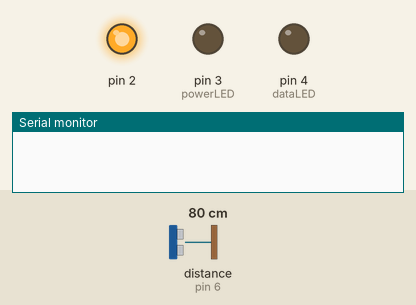
Bench run of a sketch on a simulated Arduino Leonardo, built with avr-gcc and run on an emulated ATmega32U4. Shown: output pins drawn as LEDs (lit = HIGH), the last lines printed to the serial monitor. Wiring (inferred from the names in the program): ultrasonic range finder: trigger pin 5; echo pin 6. The test bench sets the inputs (shaded band); at power-on: distance to the obstacle (sensor on pin 6) 80 cm. The echo pulse lasts 58.3 µs per cm; the modem accepts every AT command (registered, SIM ready, sends succeed) and sends nothing else; pins used as bus, display or sensor lines are not drawn.

Above: at 1.1 s.
At 6.1 s:
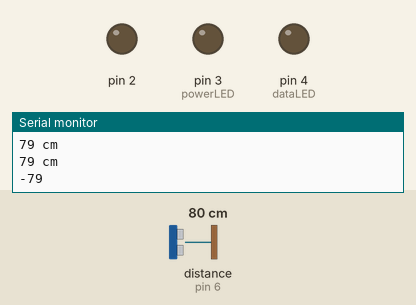
At 91.1 s:
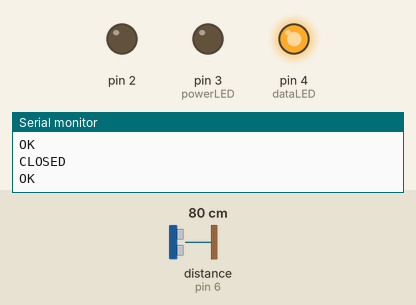
Timing chart, 0 to 93.6 s (numbered marks = the images above):
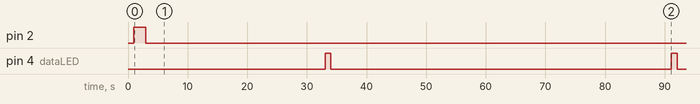

Measured:
- by itself, pin 4 (dataLED): alternates HIGH for 1.0 s and LOW for 57.0 s

The sketch:

sensorSketch.ino
```cpp
#include <LiquidCrystal.h>

#define softPower 2
#define floodTrig 5
#define floodEcho 6
#define sensorRain 7
#define powerLED 3
#define dataLED 4

unsigned char buffer[64];
int count=0;
String response="";
int incomingByte = 0;
String serverNumber;
long sensorValue = 0;
boolean rainValue = 0;
String passphrase = "";
String telemetryType = "tm";
String statusType = "st";
String commandType = "cm";
int count1= 0;
String floodData = " ";
String rainData = " ";
long originalHeight = 0;
//TeamSpeak
byte server[]  = { 184, 106, 153, 149 }; // IP Address for the ThingSpeak API
String writeAPIKey = "PDK34R7M5G3LYX4Z";    // Write API Key for a ThingSpeak Channel
const int updateInterval = 30000;        // Time interval in milliseconds to update ThingSpeak


void setup()
{
 powerUp();
 Serial1.begin(19200);
 Serial.begin(19200);
 pinMode(floodTrig,OUTPUT);
  pinMode(floodEcho, INPUT);
pinMode(powerLED, OUTPUT);
pinMode(dataLED, OUTPUT);

}
void loop()
{
  digitalWrite(13, HIGH);
  if (Serial1.available())
 {
   while(Serial1.available())
   {
     buffer[count++]=Serial1.read();
     if(count == 64)break;
 }
   Serial.write(buffer,count);
   clearBufferArray();
   count = 0;
 }
 if (Serial.available())
   Serial1.write(Serial.read());

sensorValue = originalHeight - getSensorData();
rainValue = getRainStatus();
floodData = String(sensorValue, DEC);
rainData  = String(rainValue, DEC);
Serial.println(floodData);

connectGPRS();
sendToThingSpeak("1=" + rainData + "&2=" + floodData);
digitalWrite(dataLED,HIGH);
delay(1000);
digitalWrite(dataLED,LOW);
delay(30000);

}
void clearBufferArray()
{
 for (int i=0; i<count;i++)
   { buffer[i]=NULL;}
}
void powerUp()
{
 pinMode(2, OUTPUT);
 digitalWrite(2,LOW);
 delay(1000);
 digitalWrite(2,HIGH);
 delay(2000);
 digitalWrite(2,LOW);
 delay(3000);
}
void powerDown()
{
 pinMode(2, OUTPUT);
 digitalWrite(2,LOW);
 delay(1000);
 digitalWrite(2,HIGH);
 delay(2000);
 digitalWrite(2,LOW);
 delay(3000);
}

void SendTelemetry()
{
 long telemetry = getSensorData();
 Serial1.print("AT+CMGF=1\r");
 delay(100);
 Serial1.println("AT + CMGS = \"" + serverNumber + "\"");
 delay(100);
 Serial1.println(telemetryType + "," + passphrase + "," + String(telemetry) );
 delay(100);
 Serial1.println((char)26);
 delay(100);
 Serial1.println();
}

long getSensorData(){
  int loopCount = 0;
  long ave = 0;
  long sData[5];
  while(loopCount < 5){
  long duration, distance;
  digitalWrite(floodTrig, LOW);
  delayMicroseconds(2);
  digitalWrite(floodTrig, HIGH);

  delayMicroseconds(10);
  digitalWrite(floodTrig, LOW);
  duration = pulseIn(floodEcho, HIGH);
  distance = (duration/2) / 29.1;

  if (distance >= 200 || distance <= 0){
    Serial.println("Out of range");
    return 0;
  }
  else {
    Serial.print(distance);
    Serial.println(" cm");
    sData[loopCount] = distance;
    loopCount++;

    }
  }
  ave = (sData[0] + sData[1] + sData[2] + sData[3] + sData[4] )/5;
  return ave;
}

void sendStatus(){

 String statusMsg ="" ;

 if(getGSMStatus() == 1){
 statusMsg = statusMsg + "gsmOn";
 }

   Serial1.print("AT+CMGF=1\r");
 delay(100);
 Serial1.println("AT + CMGS = \"" + serverNumber + "\"");
 delay(100);
 Serial1.println(statusType + "," + passphrase + "," + statusMsg );
 delay(100);
 Serial1.println((char)26);
 delay(100);
 Serial1.println();


}
boolean getGSMStatus(){
String getResponse = "";
  Serial1.print("AT");

if(getResponse == "OK"){
  return 1;
}

}

void connectGPRS(){
  Serial1.println("AT+CGATT?");
 delay(100);
 ViewSerialResponse();
 Serial1.println("AT+CSTT=\"http.globe.com.ph\"");
 delay(1000);
 ViewSerialResponse();
 Serial1.println("AT+CIICR");
 delay(300);
 ViewSerialResponse();
 Serial1.println("AT+CIFSR");
 delay(2000);
 ViewSerialResponse();
 Serial1.println("AT+CIPSPRT=0");
 delay(3000);
  ViewSerialResponse();
 Serial1.println("AT+CIPSTART=\"tcp\",\"api.thingspeak.com\",\"80\"");
 delay(2000);
 ViewSerialResponse();

}
void sendToThingSpeak(String tmData)
{

 //send to Thingspeak channel, field 1
 Serial1.println("AT+CIPSEND");
 delay(4000);
 ViewSerialResponse();
 Serial1.print("POST /update HTTP/1.1\n");
 delay(500);
 ViewSerialResponse();
 Serial1.print("Host: api.thingspeak.com\n");
 delay(500);
 ViewSerialResponse();
 Serial1.print("Connection: close\n");
 delay(500);
 ViewSerialResponse();
 Serial1.print("X-THINGSPEAKAPIKEY: "+writeAPIKey+"\n");
 delay(500);
 ViewSerialResponse();
 Serial1.print("Content -Type: application/x-www-form-urlencoded\n");
 delay(500);
 ViewSerialResponse();
 Serial1.print("Content-Length: ");
 delay(500);
 ViewSerialResponse();
 Serial1.print(tmData.length());
 delay(500);
  ViewSerialResponse();
  Serial1.print("\n\n");
 delay(500);
 ViewSerialResponse();
  Serial1.print(tmData);
 delay(500);
 ViewSerialResponse();
 Serial1.println((char)26);
 delay(10000);
 Serial1.println();
 ViewSerialResponse();
 Serial1.println("AT+CIPCLOSE");
 delay(100);
 ViewSerialResponse();
}
void ViewSerialResponse()
{
 while(Serial1.available()!=0)
   Serial.write(Serial1.read());
}
boolean getRainStatus(){

}
```
